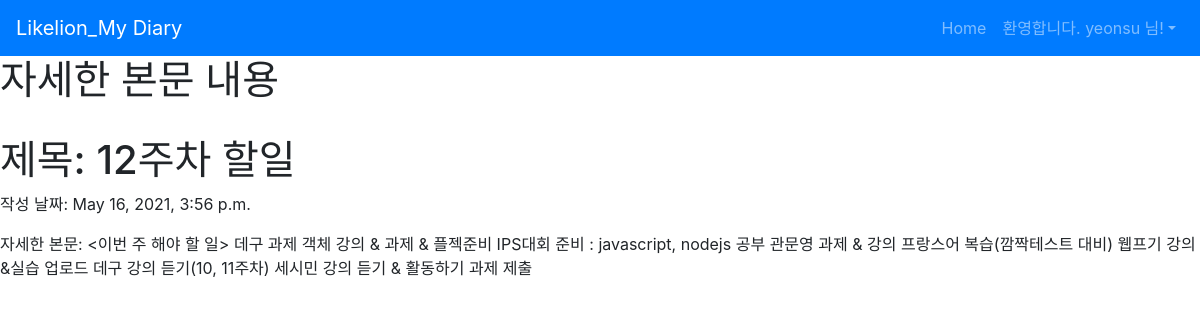
Page /diary/2 (signed in) on the committed database.
### diaryApp/models.py (models this page shows, shortened)
class Diary(models.Model):
    title = models.CharField(max_length=200)
    pub_date = models.DateTimeField('data published')
    body = models.TextField()

### diaryApp/views.py (the view)
# urls.py: path('diary/<int:diary_id>', diaryApp.views.detail, name="detail"),
def detail(request, diary_id):
    diary_detail = get_object_or_404(Diary, pk = diary_id)
    return render(request, 'detail.html', {'diary' : diary_detail})

### diaryApp/templates/detail.html (shortened to what this page needs)
{% extends 'base.html' %}
{% block content %}
<h1>자세한 본문 내용</h1>
<h1>제목: {{diary.title}}</h1>
<p>작성 날짜: {{diary.pub_date}}</p>
<p>자세한 본문: {{diary.body}}</p>
{% endblock %}

### diaryProject/templates/base.html (shortened to what this page needs)
{% load bootstrap4 %}
{% bootstrap_css %}
<nav class="navbar navbar-expand-lg navbar-dark bg-primary">
    <a class="navbar-brand" href="{% url 'home' %}">Likelion_My Diary</a>
    <div class="collapse navbar-collapse" id="navbarNav">
        <ul class="navbar-nav ml-auto">
            <li class="nav-item">
                <a class="nav-item nav-link" href="{% url 'home' %}">Home</span></a>
            </li>
            {% if user.is_authenticated %}
            <li class="nav-item dropdown">
                <a class="nav-link dropdown-toggle" id="navbarDropdown" role="button" data-toggle="dropdown" aria-haspopup="true" aria-expanded="false">환영합니다. {{ user.username }} 님!</a>
            </li>
            {% endif %}
        </ul>
    </div>
</nav>
{% block content %}
{% endblock %}

### rows in the picture
Diary: title "12주차 할일", pub_date "May 16, 2021, 3:56 p.m.", body "<이번 주 해야 할 일> 데구 과제 객체 강의 & 과제 & 플젝준비 IPS대회 준비 : javascript, nodejs 공부 관문영 과제 & 강의 프랑스어 복습(깜짝테스트 대비) 웹프기 강의&실습 업로드 데구 강의 듣기(10, 11주차) 세시민 강의 듣기 & 활동하기 과제 제출"

### other values in the picture
{{ user.username }} "yeonsu"
